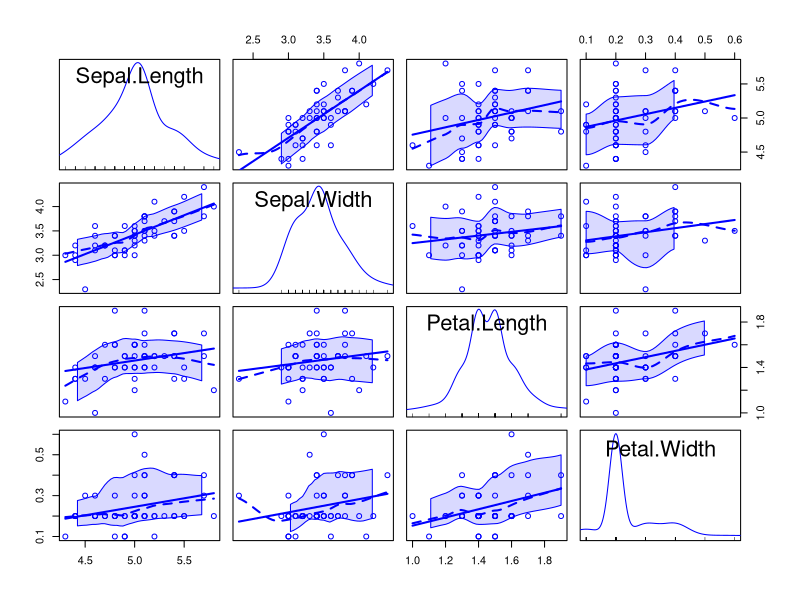
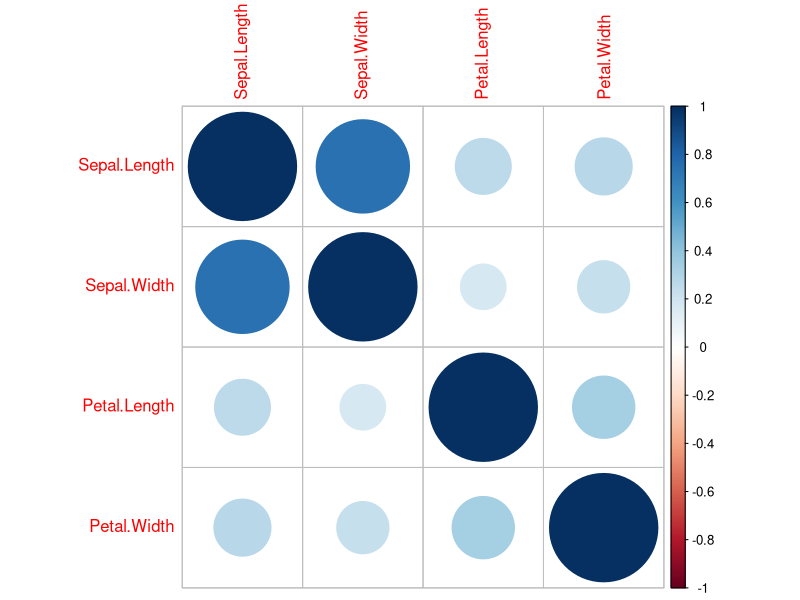
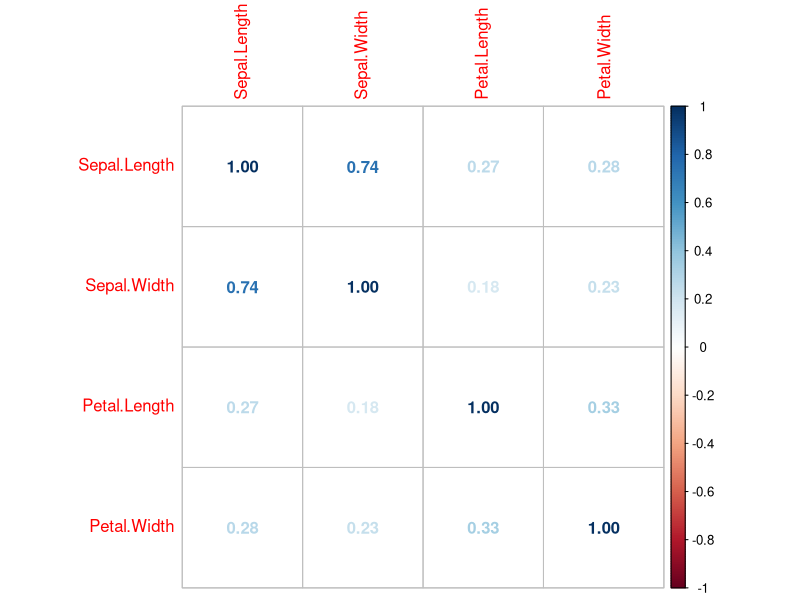
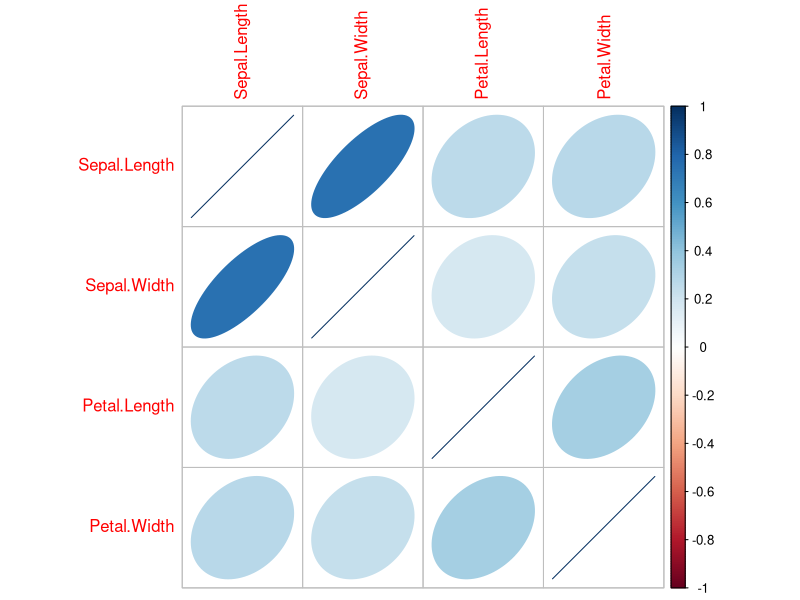

Recreate these plots in R, in order.
## ---- chunk 1
knitr::opts_chunk$set(echo = TRUE)
library(tidyr) #the pipe (%>%) tool is extremely useful
library(MASS)
library(corrplot)#for visualizing the corr matrix of the iris data
library(car)
## ---- chunk 2
setosa=as.matrix(iris[iris$Species=="setosa", 1:4])
dim(setosa)
head(setosa)
## ---- chunk 3
sample.meanvec=matrix(colMeans(setosa), 4, 1)
rownames(sample.meanvec)=colnames(setosa)
colnames(sample.meanvec)="mean"
sample.meanvec
## ---- chunk 4
scatterplotMatrix(setosa)
## ---- chunk 5
sample.cov=cov(setosa)
round(sample.cov,2)
## ---- chunk 6
sample.corr=cor(setosa)
corrplot(sample.corr)
## ---- chunk 7
corrplot(sample.corr, method="number")
## ---- chunk 8
corrplot(sample.corr, method="ellipse")
## ---- chunk 9
b=matrix(1/4, 4, 1)
Y=setosa%*%b
#sample mean of Y: the following two results are the same
mean(Y)
t(b)%*%sample.meanvec
## ---- chunk 10
#sample variance of Y: the following two results are the same
var(Y)
t(b)%*%cov(setosa)%*%b
